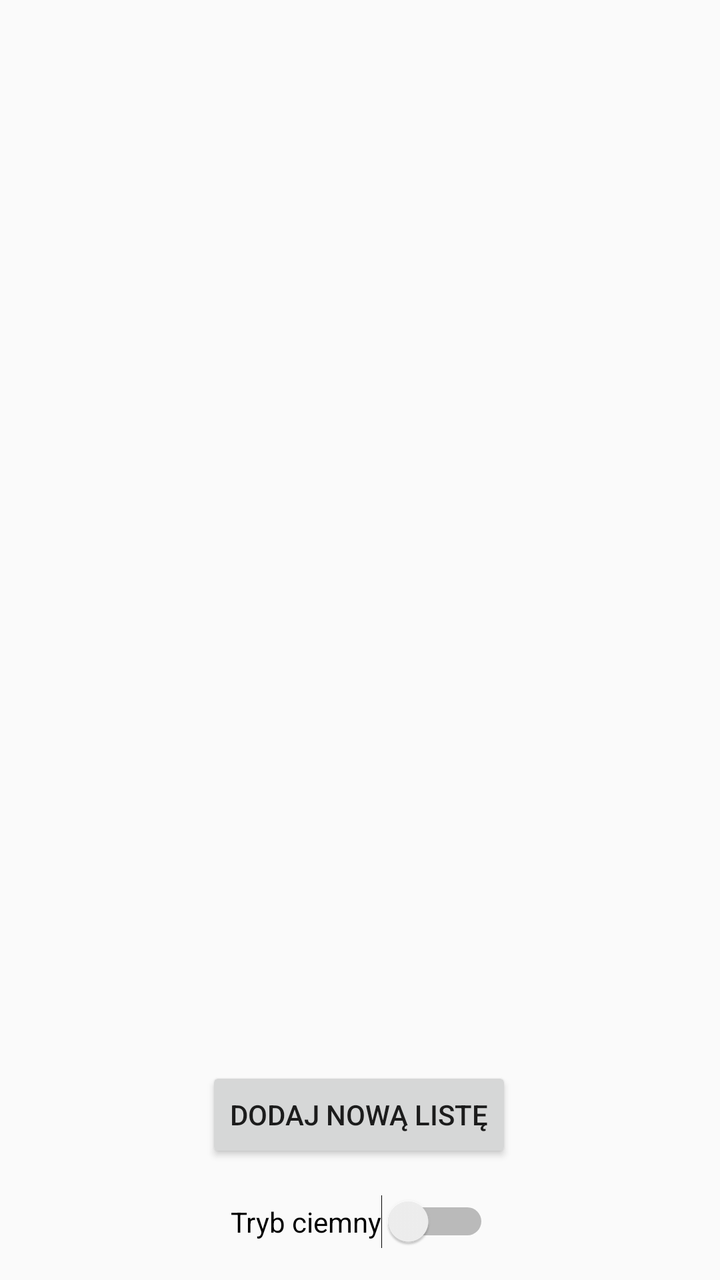
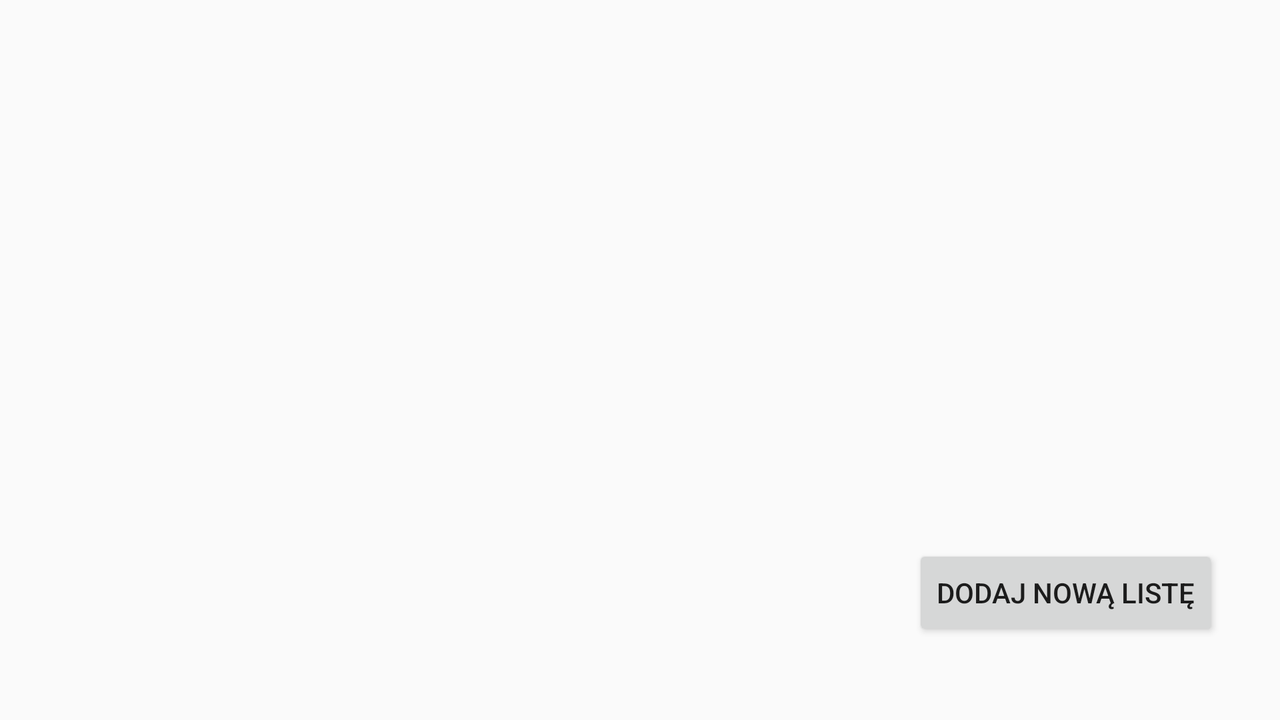

Compare how this app lays out the same screen by default and in its alternative resource folder. The renders come first, then the two layout files and the values they reference.
<!-- AndroidManifest.xml: application theme AppTheme -->
<!-- res/layout/activity_main.xml -->
<?xml version="1.0" encoding="utf-8"?>
<androidx.constraintlayout.widget.ConstraintLayout xmlns:android="http://schemas.android.com/apk/res/android"
    xmlns:app="http://schemas.android.com/apk/res-auto"
    xmlns:tools="http://schemas.android.com/tools"
    android:layout_width="match_parent"
    android:layout_height="match_parent"
    tools:context=".MainActivity">



    <Button
        android:id="@+id/addList"
        android:layout_width="wrap_content"
        android:layout_height="wrap_content"
        android:text="@string/add_list"
        app:layout_constraintBottom_toBottomOf="parent"
        app:layout_constraintEnd_toEndOf="parent"
        app:layout_constraintHorizontal_bias="0.498"
        app:layout_constraintStart_toStartOf="parent"
        app:layout_constraintTop_toTopOf="parent"
        app:layout_constraintVertical_bias="0.901" />


    <Switch
        android:id="@+id/switch1"
        android:layout_width="wrap_content"
        android:layout_height="wrap_content"
        android:text="@string/darkmode"
        app:layout_constraintBottom_toBottomOf="parent"
        app:layout_constraintEnd_toEndOf="parent"
        app:layout_constraintStart_toStartOf="parent"
        app:layout_constraintTop_toBottomOf="@+id/addList" />

    <ListView
        android:id="@+id/List"
        android:layout_width="369dp"
        android:layout_height="450dp"
        app:layout_constraintBottom_toBottomOf="@+id/switch1"
        app:layout_constraintEnd_toEndOf="parent"
        app:layout_constraintHorizontal_bias="0.533"
        app:layout_constraintStart_toStartOf="parent"
        app:layout_constraintTop_toTopOf="parent"
        app:layout_constraintVertical_bias="0.193">

    </ListView>
</androidx.constraintlayout.widget.ConstraintLayout>
<!-- resources referenced by this layout -->
<resources>
  <string name="add_list">Dodaj nową listę</string>
  <string name="darkmode">Tryb ciemny</string>
  <style name="AppTheme" parent="Theme.AppCompat.Light.DarkActionBar">
          
          <item name="colorPrimary">@color/colorPrimary</item>
          <item name="colorPrimaryDark">@color/colorPrimaryDark</item>
          <item name="colorAccent">@color/colorAccent</item>
      </style>
</resources>
<!-- res/layout-land/activity_main.xml (the repository's variant of the layout above) -->
<!-- drawn on the phone turned sideways -->
<?xml version="1.0" encoding="utf-8"?>
<androidx.constraintlayout.widget.ConstraintLayout xmlns:android="http://schemas.android.com/apk/res/android"
    xmlns:app="http://schemas.android.com/apk/res-auto"
    xmlns:tools="http://schemas.android.com/tools"
    android:layout_width="match_parent"
    android:layout_height="match_parent"
    tools:context=".MainActivity">

    <Button
        android:id="@+id/addList"
        android:layout_width="wrap_content"
        android:layout_height="wrap_content"
        android:text="Dodaj nową listę"
        app:layout_constraintBottom_toBottomOf="parent"
        app:layout_constraintEnd_toEndOf="parent"
        app:layout_constraintHorizontal_bias="0.937"
        app:layout_constraintStart_toStartOf="parent"
        app:layout_constraintTop_toTopOf="parent"
        app:layout_constraintVertical_bias="0.873" />

    <ListView
        android:id="@+id/List"
        android:layout_width="590dp"
        android:layout_height="276dp"
        app:layout_constraintBottom_toBottomOf="parent"
        app:layout_constraintEnd_toEndOf="parent"
        app:layout_constraintHorizontal_bias="0.39"
        app:layout_constraintStart_toStartOf="parent"
        app:layout_constraintTop_toTopOf="parent"
        app:layout_constraintVertical_bias="0.207">

    </ListView>
</androidx.constraintlayout.widget.ConstraintLayout>
<!-- resources referenced by the variant -->
<!-- as the phone turned sideways resolves them -->
<resources>
  <style name="AppTheme" parent="Theme.AppCompat.Light.DarkActionBar">
          
          <item name="colorPrimary">@color/colorPrimary</item>
          <item name="colorPrimaryDark">@color/colorPrimaryDark</item>
          <item name="colorAccent">@color/colorAccent</item>
      </style>
</resources>
